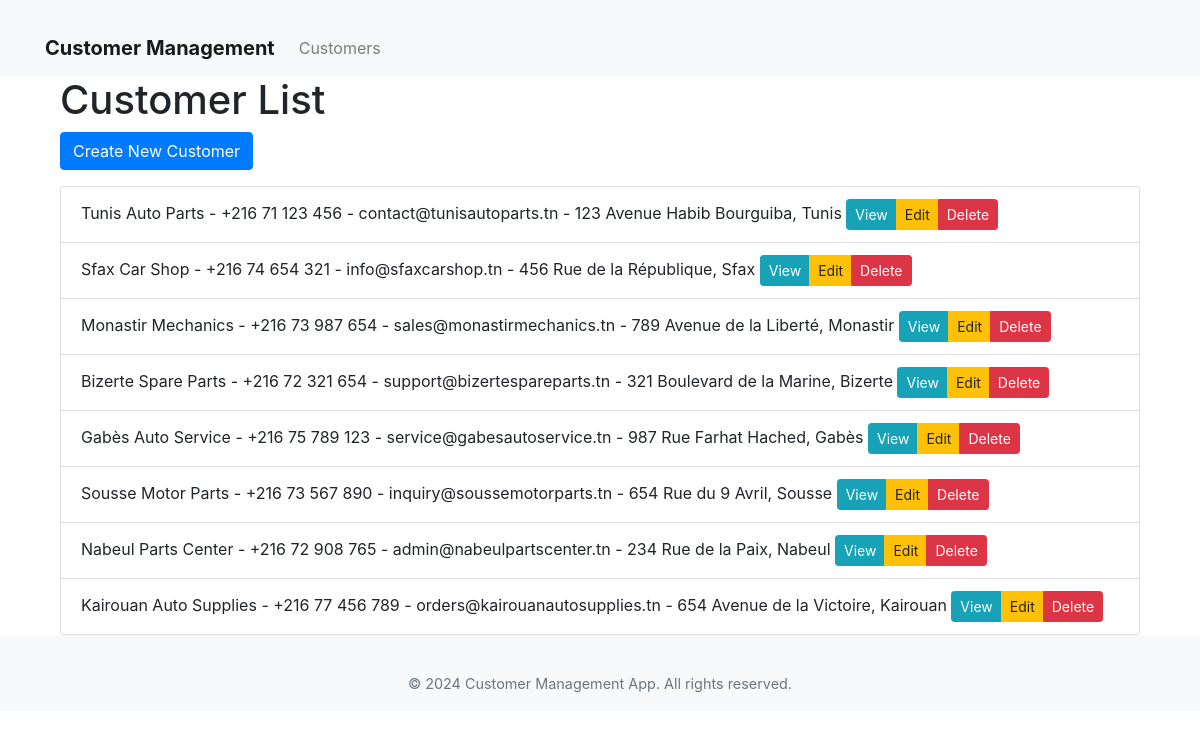
The app's page /customers/ with its own data.
### customers/models.py (models this page shows, shortened)
class Customer(models.Model):
    name = models.CharField(max_length=255, verbose_name="Customer Name")
    phone_number = models.CharField(max_length=15, verbose_name="Phone Number")
    email = models.EmailField(unique=True, verbose_name="Email")
    address = models.TextField(verbose_name="Address")

### customers/views.py (the view)
# urls.py: path('', views.customer_list, name='customer_list'),
def customer_list(request):
    customers = Customer.objects.all()
    return render(request, 'customers/customer_list.html', {'customers': customers})

### customers/templates/customers/customer_list.html (shortened to what this page needs)
{% extends 'customers/layout.html' %}
{% block content %}
<div class="container">
    <h1>Customer List</h1>
    <a href="{% url 'customers:customer_create' %}" class="btn btn-primary mb-3">Create New Customer</a>
    <ul class="list-group">
        {% for customer in customers %}
            <li class="list-group-item">
                {{ customer.name }} - {{ customer.phone_number }} - {{ customer.email }} - {{ customer.address }}
                <div class="btn-group" role="group">
                    <a href="{% url 'customers:customer_detail' customer.pk %}" class="btn btn-sm btn-info">View</a>
                    <a href="{% url 'customers:customer_update' customer.pk %}" class="btn btn-sm btn-warning">Edit</a>
                    <a href="{% url 'customers:customer_delete' customer.pk %}" class="btn btn-sm btn-danger">Delete</a>
                </div>
            </li>
        {% endfor %}
    </ul>
</div>
{% endblock %}

### customers/templates/customers/layout.html (style rules this page uses)
body { padding-top: 56px; }
.container { margin-top: 20px; }

### records on screen
Customer: name "Tunis Auto Parts", phone_number "+216 71 123 456", email "contact@tunisautoparts.tn", address "123 Avenue Habib Bourguiba, Tunis"
Customer: name "Sfax Car Shop", phone_number "+216 74 654 321", email "info@sfaxcarshop.tn", address "456 Rue de la République, Sfax"
Customer: name "Monastir Mechanics", phone_number "+216 73 987 654", email "sales@monastirmechanics.tn", address "789 Avenue de la Liberté, Monastir"
Customer: name "Bizerte Spare Parts", phone_number "+216 72 321 654", email "support@bizertespareparts.tn", address "321 Boulevard de la Marine, Bizerte"
Customer: name "Gabès Auto Service", phone_number "+216 75 789 123", email "service@gabesautoservice.tn", address "987 Rue Farhat Hached, Gabès"
Customer: name "Sousse Motor Parts", phone_number "+216 73 567 890", email "inquiry@soussemotorparts.tn", address "654 Rue du 9 Avril, Sousse"
Customer: name "Nabeul Parts Center", phone_number "+216 72 908 765", email "admin@nabeulpartscenter.tn", address "234 Rue de la Paix, Nabeul"
Customer: name "Kairouan Auto Supplies", phone_number "+216 77 456 789", email "orders@kairouanautosupplies.tn", address "654 Avenue de la Victoire, Kairouan"
